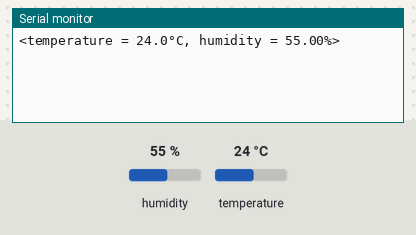
Simulated run of this sketch. Board: Arduino Uno, built with avr-gcc and run on an emulated ATmega328P. Parts: the last lines printed to the serial monitor. The inputs (shaded band) are chosen by the test bench; at power-on: humidity 55 %, temperature 24 °C.

Above: at 1.3 s.
1.4 s: humidity set to 22 %
At 6.5 s:
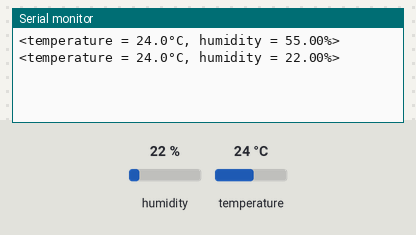
7.4 s: temperature set to 12 °C
At 10.7 s:
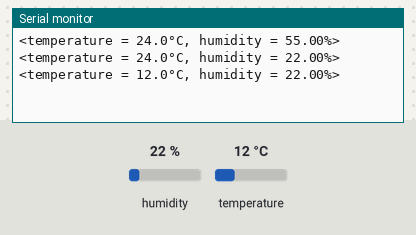
13.4 s: humidity set to 40 %
At 16.0 s:
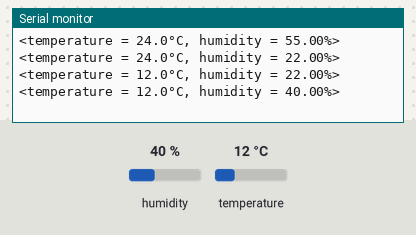
Timing chart, 0 to 17.5 s (numbered marks = the images above; inputs shaded):
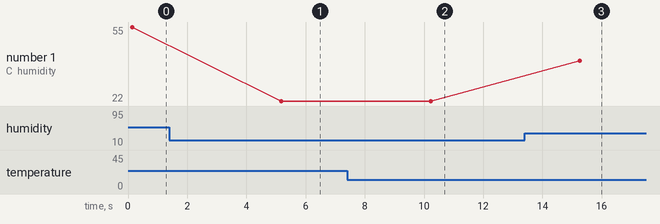

The sketch:

hygrometer.ino
```cpp
/*!
 * Adapted from the following example
 * @file  DFRobot_SHT20_test.ino
 * @brief DFRobot's SHT20 Humidity And Temperature Sensor Module
 * @n     This example demonstrates how to read the user registers to display resolution and other settings.
 *        Uses the SHT20 library to display the current humidity and temperature.
 *        Open serial monitor at 9600 baud to see readings.
 *        Errors 998 if not sensor is detected. Error 999 if CRC is bad.
 * Hardware Connections:
 * -VCC = 3.3V
 * -GND = GND
 * -SDA = A4 (use inline 330 ohm resistor if your board is 5V)
 * -SCL = A5 (use inline 330 ohm resistor if your board is 5V)
 */

#include <Wire.h>
#include "DFRobot_SHT20.h"
#define serialPi Serial

DFRobot_SHT20    sht20;

void setup()
{
    serialPi.begin(9600);  // Arduino to serial monitor

    // Init SHT20 Sensor
    sht20.initSHT20();
    delay(100);
}

void loop()
{
    // Read data from sensor
    float humidity = sht20.readHumidity();               // Read Humidity
    float temp = sht20.readTemperature();               // Read Temperature

    // Send  data to Raspberry Pi
    serialPi.print("<temperature = ");
    serialPi.print(temp, 1);
    serialPi.print("°C, humidity = ");
    serialPi.print(humidity, 2);
    serialPi.println("%>");

    // Wait for 5 seconds
    delay(5000);
}
```

Measured:
- after the input at 1.4 s, the serial monitor: prints a new line after 3.8 s (image 1)
- after the input at 7.4 s, the serial monitor: prints a new line after 2.8 s (image 2)
- after the input at 13.4 s, the serial monitor: prints a new line after 1.9 s (image 3)
- plotted number 1: 55 → 22 after the input at 1.4 s, 22 → 40 after the input at 13.4 s
